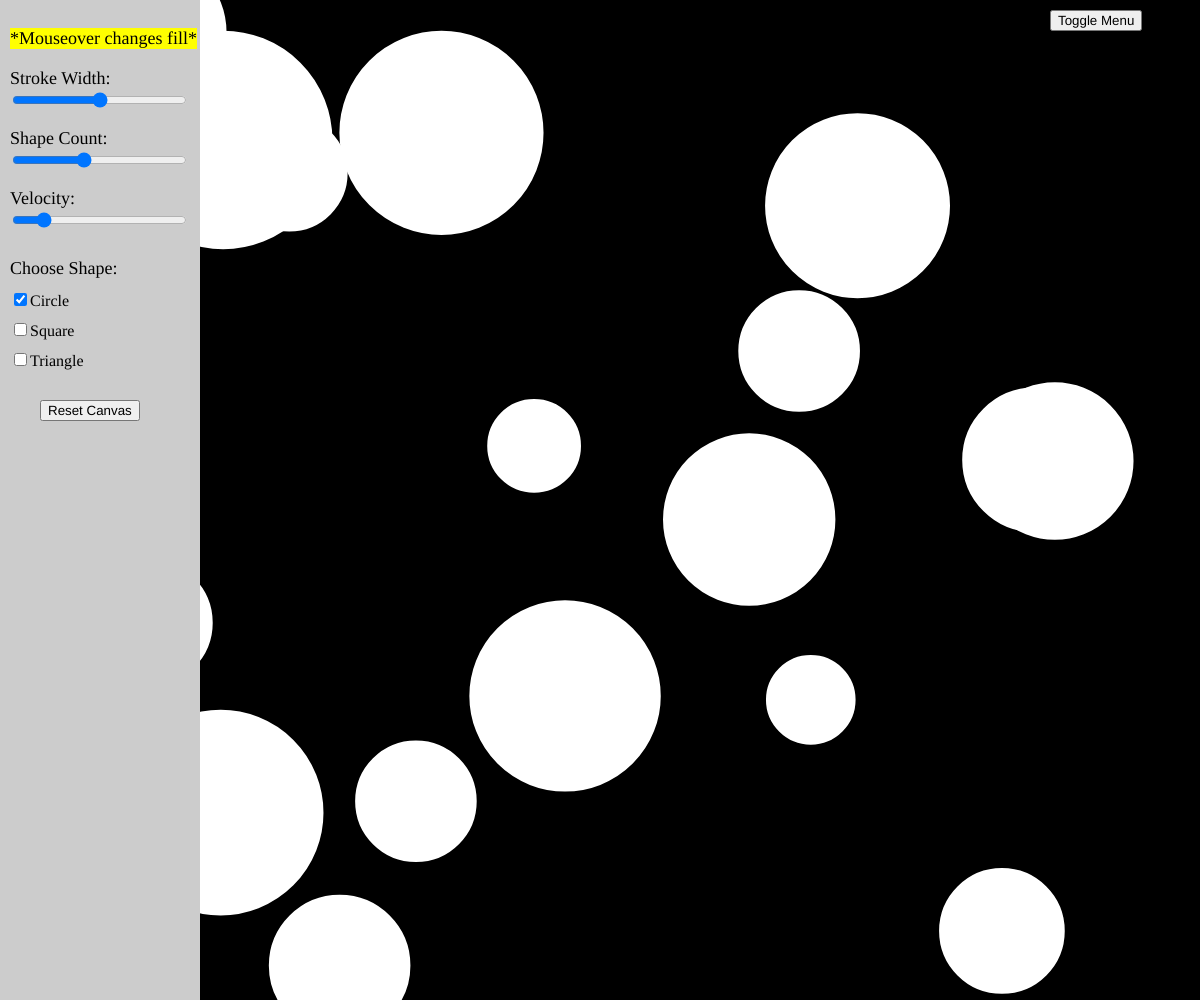
Frame 1 (no input)
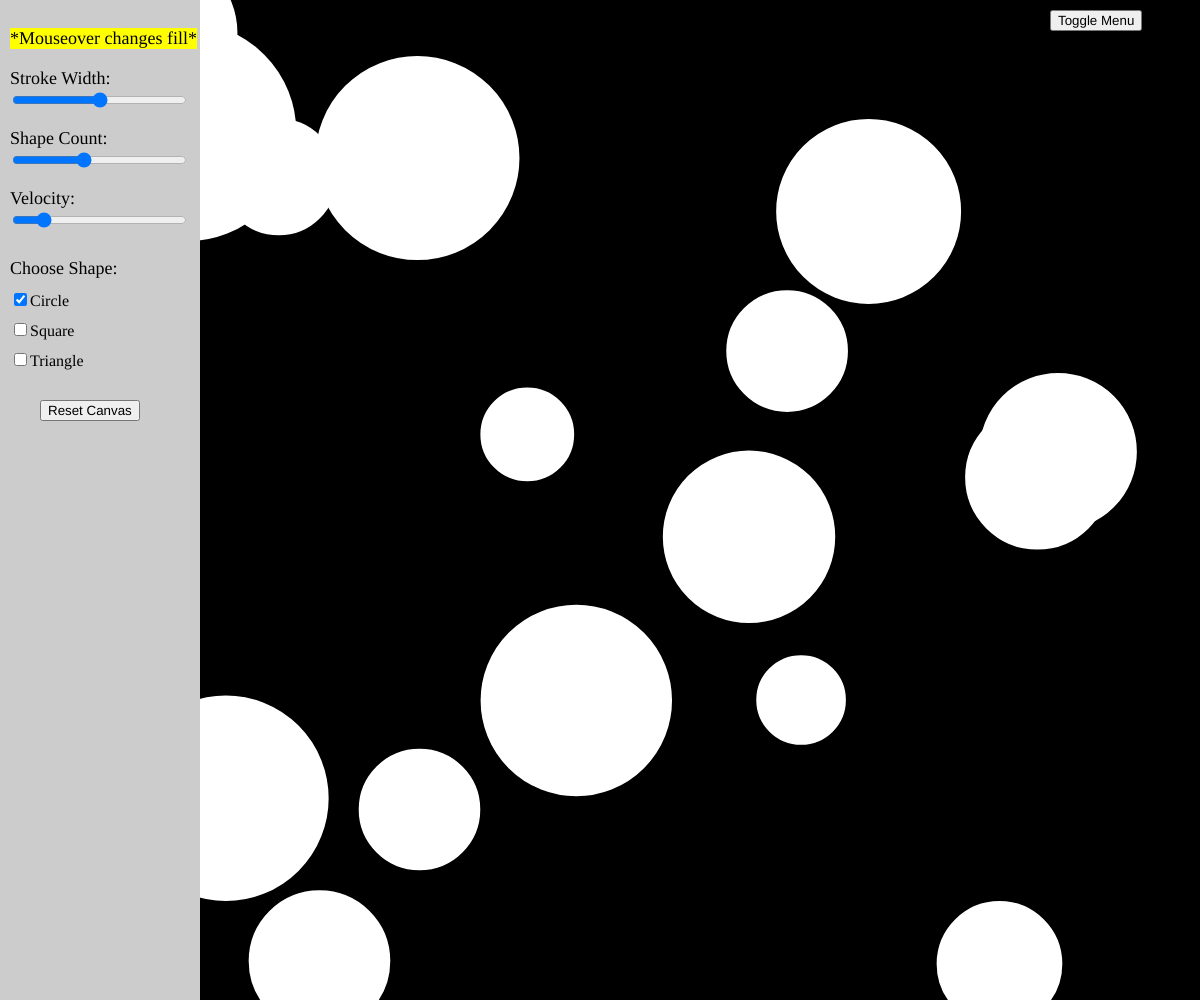
Frame 60 (no input)
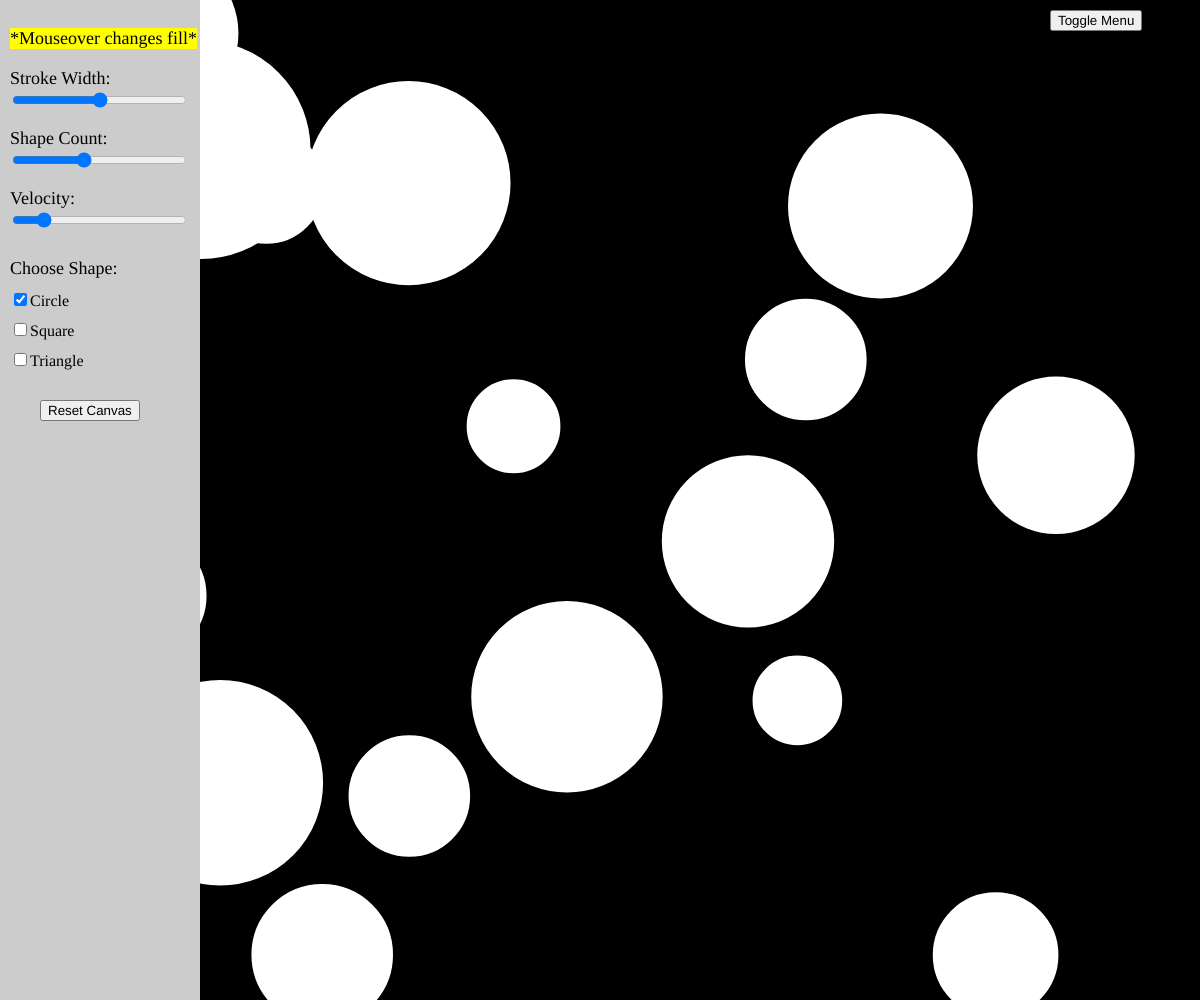
Frame 120 (the mouse pressed at the canvas centre since frame 60)

The p5.js sketch that drew these frames (run headless with seeded random() and noise() and a simulated clock; from frame 60 on, the mouse is pressed at the canvas centre):

// p5.js sketch
// ── sketch.js
let shapes = [];
let weight = 10;
let velocity = 3;
let count = 20;
let circle;
let square;
let tri;
let button;
let toggleButton;

function setup() {
  createCanvas(windowWidth, windowHeight);

  //side panel
  let sidePanel = createDiv();
  sidePanel.attribute("id", "sidePanel");
  sidePanel.class("select");
  sidePanel.style("position", "fixed");
  sidePanel.style("top", "0");
  sidePanel.style("left", "0");
  sidePanel.style("width", "200px");
  sidePanel.style("height", window.innerHeight + "px");
  sidePanel.style("background-color", "#ccc");
  sidePanel.style("z-index", "1");

  // directions label
  let directions = createP("*Mouseover changes fill*");
  directions.class("select");
  directions.style("position", "absolute");
  directions.style("top", "10px");
  directions.style("left", "10px");
  directions.style("font-size", "18px");
  directions.style("color", "#000");
  directions.style("z-index", "3");
  directions.style("background-color", "yellow");

  //stroke width label
  let strokeWidthLabel = createP("Stroke Width:");
  strokeWidthLabel.class("select");
  strokeWidthLabel.style("position", "absolute");
  strokeWidthLabel.style("top", "50px");
  strokeWidthLabel.style("left", "10px");
  strokeWidthLabel.style("font-size", "18px");
  strokeWidthLabel.style("color", "#000");
  strokeWidthLabel.style("z-index", "3");

  // stroke width slider
  strokeWidthSlider = createSlider(0, 20, weight, 1);
  strokeWidthSlider.class("select");
  strokeWidthSlider.parent(sidePanel);
  strokeWidthSlider.position(10, 90);
  strokeWidthSlider.style("width", "175px");
  strokeWidthSlider.style("z-index", "2");

  //shape count label
  let shapeCountLabel = createP("Shape Count:");
  shapeCountLabel.class("select");
  shapeCountLabel.style("position", "absolute");
  shapeCountLabel.style("top", "110px");
  shapeCountLabel.style("left", "10px");
  shapeCountLabel.style("font-size", "18px");
  shapeCountLabel.style("color", "#000");
  shapeCountLabel.style("z-index", "3");

  // shape count slider
  shapeCountSlider = createSlider(0, 50, count, 1);
  shapeCountSlider.class("select");
  shapeCountSlider.parent(sidePanel);
  shapeCountSlider.position(10, 150);
  shapeCountSlider.style("width", "175px");
  shapeCountSlider.style("z-index", "2");

  //velocity slider
  let velocityLabel = createP("Velocity:");
  velocityLabel.class("select");
  velocityLabel.style("position", "absolute");
  velocityLabel.style("top", "170px");
  velocityLabel.style("left", "10px");
  velocityLabel.style("font-size", "18px");
  velocityLabel.style("color", "#000");
  velocityLabel.style("z-index", "3");

  // velocity slider label
  velocitySlider = createSlider(0, 20, velocity, 1);
  velocitySlider.class("select");
  velocitySlider.parent(sidePanel);
  velocitySlider.position(10, 210);
  velocitySlider.style("width", "175px");
  velocitySlider.style("z-index", "2");

  // shape label
  let shape = createP("Choose Shape:");
  shape.class("select");
  shape.style("position", "absolute");
  shape.style("top", "240px");
  shape.style("left", "10px");
  shape.style("font-size", "18px");
  shape.style("color", "#000");
  shape.style("z-index", "3");

  //checkboxes
  circle = createCheckbox("Circle", true);
  circle.class("select");
  circle.changed(clearInactiveCheckbox.bind(circle));
  circle.position(10, 290);
  circle.style("z-index", "3");

  square = createCheckbox("Square", false);
  square.class("select");
  square.changed(clearInactiveCheckbox.bind(square));
  square.position(10, 320);
  square.style("z-index", "3");

  tri = createCheckbox("Triangle", false);
  tri.class("select");
  tri.changed(clearInactiveCheckbox.bind(tri));
  tri.position(10, 350);
  tri.style("z-index", "3");

  //reset canvas button
  button = createButton("Reset Canvas");
  button.class("select");
  button.position(40, 400);
  button.style("z-index", "3");
  button.mousePressed(refillShapesArray);

  //reset canvas button
  toggleButton = createButton("Toggle Menu");
  toggleButton.position(width - 150, 10);
  toggleButton.style("z-index", "3");
  toggleButton.mousePressed(toggleSideBar);
}

function draw() {
  background(0);
  weight = strokeWidthSlider.value();
  velocity = velocitySlider.value();
  count = shapeCountSlider.value();

  for (let i = 0; i < count; i++) {
    let x = random(width);
    let y = random(height);
    let r = random(20, 60);
    let b = new Shape(x, y, r);
    shapes.push(b);
  }

  //check if you have moused over a shape
  for (let i = 0; i < count; i++) {
    if (shapes[i].contains(mouseX, mouseY)) {
      shapes[i].changeColor();
    }
    shapes[i].move();
    shapes[i].show();
  }
  noStroke();
}

//add back missing number of shapes
function refillShapesArray() {
  background(0);
  shapes = [];
  for (let i = 0; i < count; i++) {
    let x = random(width);
    let y = random(height);
    let r = random(20, 60);
    let b = new Shape(x, y, r);
    shapes.push(b);
  }
}

//toggle sidebar
function toggleSideBar() {
  let sidePanel = document.querySelector(".select");
  
  console.log(sidePanel)
  let childrenElements = document.querySelectorAll(".select");
  console.log(childrenElements)

  for (let i = 0; i < childrenElements.length; i++) {
    if(childrenElements[i].classList.contains('select')){
      childrenElements[i].classList.toggle("hide");
      // sidePanel.classList.toggle('hide');
      // childrenElements[i].classList.toggle("hide");
    }
  }
}

//change fill color of shape
function mouseMoved() {
  for (let i = 0; i < shapes.length; i++) {
    if (shapes[i].contains(mouseX, mouseY)) {
      shapes[i].changeColor();
    }
  }
}

//remove shape on mouse Pressed
function mousePressed() {
  for (let i = shapes.length - 1; i >= 0; i--) {
    if (shapes[i].contains(mouseX, mouseY)) {
      shapes.splice(i, 1);
    }
  }
}

//only one checkbox checked at a time
function clearInactiveCheckbox() {
  if (circle.checked() && !square.checked() && !tri.checked()) {
    return;
  }
  if (square.checked() && !circle.checked() && !tri.checked()) {
    return;
  }
  if (tri.checked() && !circle.checked() && !square.checked()) {
    return;
  }
  circle.checked(false);
  square.checked(false);
  tri.checked(false);
  if (this == circle) {
    circle.checked(true);
  } else if (this == square) {
    square.checked(true);
  } else if (this == tri) {
    tri.checked(true);
  }
}

class Shape {
  constructor(x, y, r) {
    this.x = x;
    this.y = y;
    this.r = r;
    this.color = color(255);
  }

  changeColor() {
    this.color = color(random(255), random(255), random(255));
  }

  contains(px, py) {
    let d = dist(px, py, this.x, this.y);
    if (d < this.r) {
      return true;
    } else {
      return false;
    }
  }

  move() {
    this.x = this.x + random(-Math.abs(velocity), velocity);
    this.y = this.y + random(-Math.abs(velocity), velocity);
  }

  show() {
    stroke(255);
    strokeWeight(weight);
    fill(this.color);
    if (circle.checked()) {
      ellipse(this.x, this.y, this.r * 3.5);
    }
    if (square.checked()) {
      rectMode(CENTER);
      rect(this.x, this.y, this.r * 2.5, this.r * 2.5);
    }
    if (tri.checked()) {
      triangle(
        this.x - 1.75 * this.r,
        this.y + 1.75 * this.r,
        this.x + 1.75 * this.r,
        this.y + 1.75 * this.r,
        this.x,
        this.y - 1.75 * this.r
      );
    }
  }
}

// ── style.css
html, body {
    margin: 0;
    padding: 0;
    overflow: hidden;
}

.hide {
    display: none;
}

.show {
    display: block;
}
